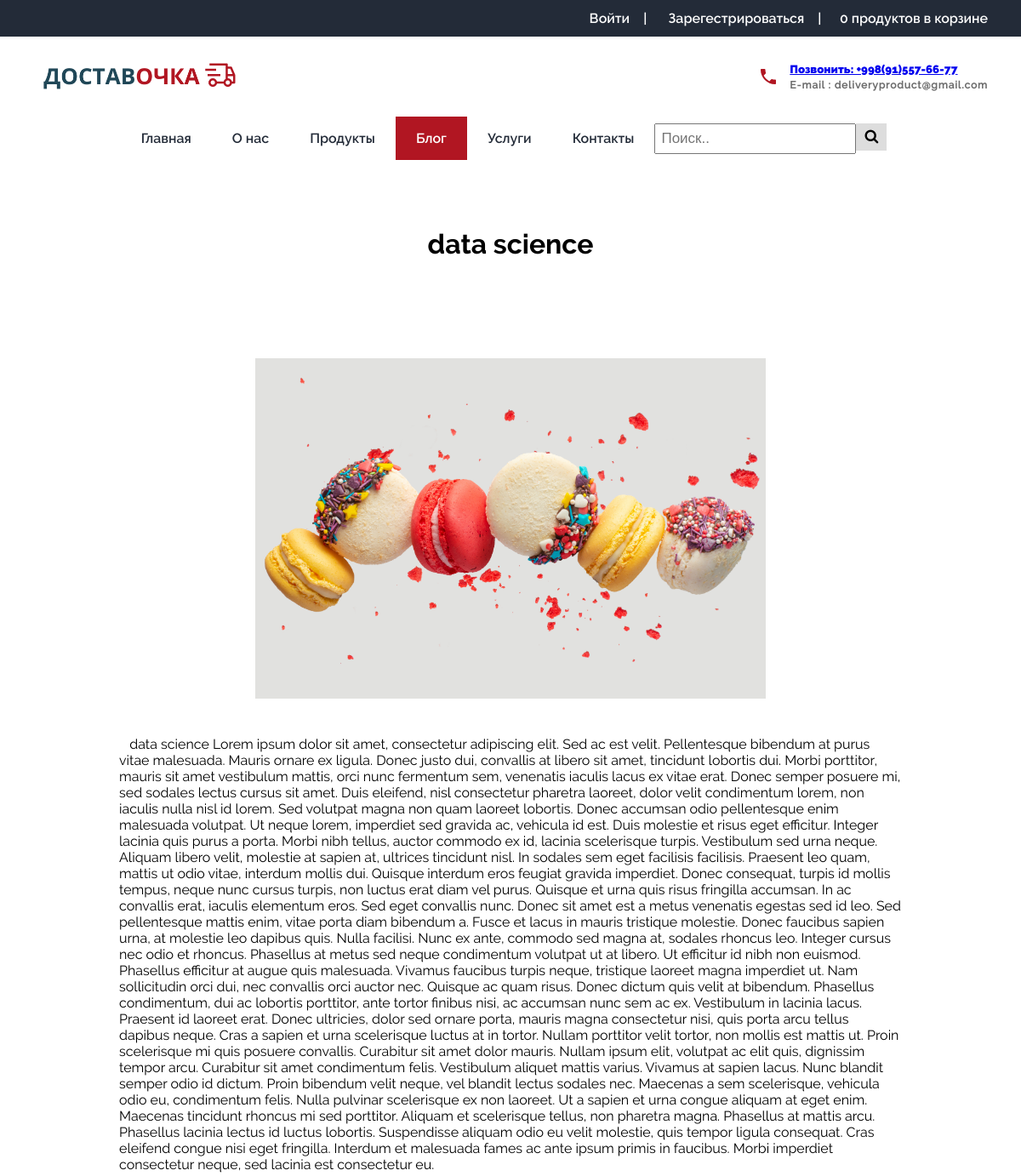
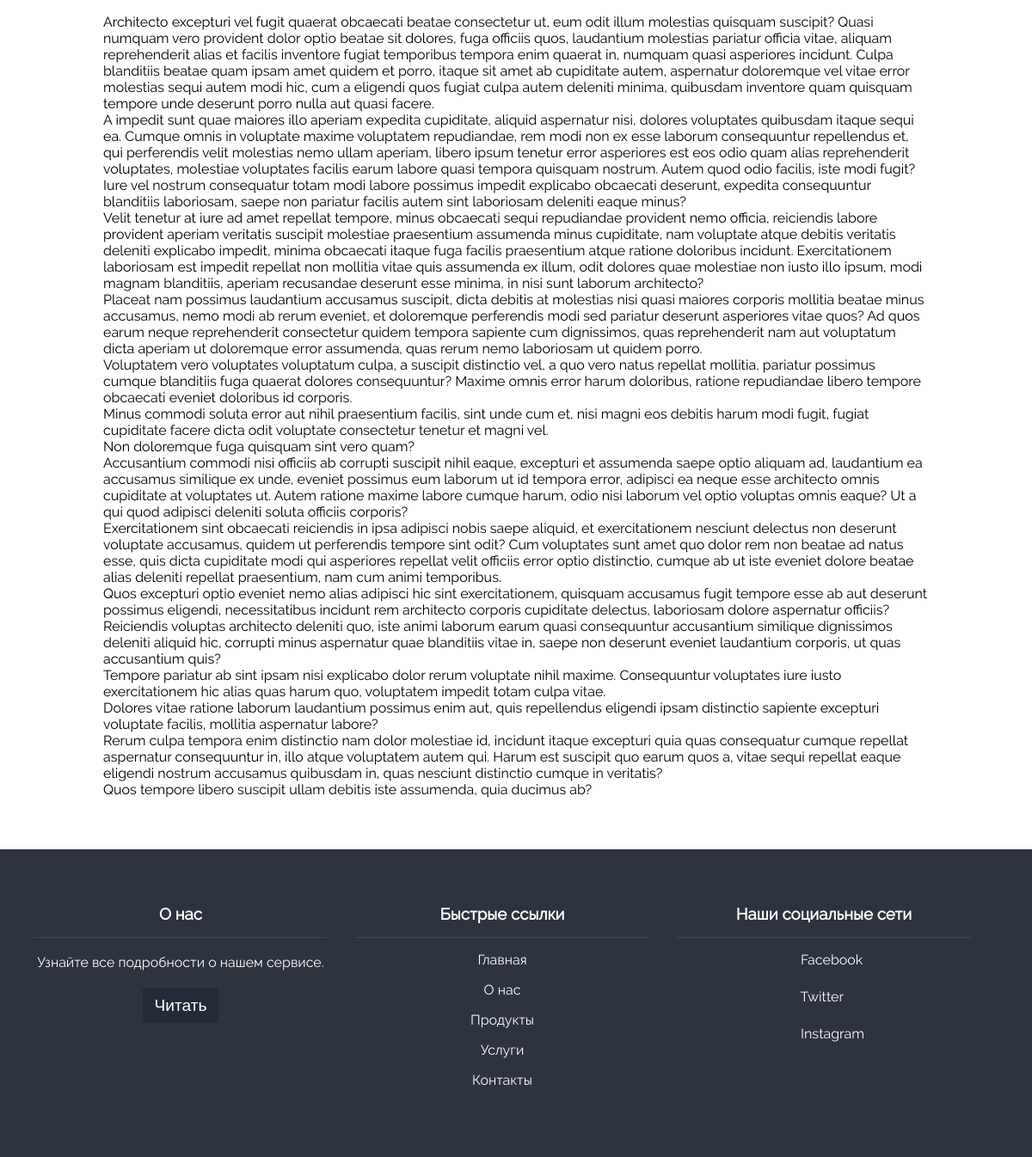
The app's page /blogs/1 with its own data (2 pictures, top to bottom).
### blogapp/models.py (models this page shows, shortened)
class blog(models.Model):
    title=models.CharField(max_length=200)
    content=models.TextField()
    image=models.ImageField(upload_to="images/blogs")
    created_date=models.DateTimeField(auto_now_add=True)
    author=models.CharField(max_length=30,null=True,blank=True)

### blogapp/views.py (the view)
# urls.py: path('<int:id>',views.single_blog,name='singleblog'),
def single_blog(request,id):
    sblog=blog.objects.get(id=id)
    return render(request,'blogt/single-blog.html',{'singleblog':sblog})

### templates/blogt/single-blog.html (shortened to what this page needs)
{%extends 'base.html'%}
{%block activeclass_blog%}
class="active"
{%endblock%}
{%block content%}
<div class="flex justify-center" style="margin: 5% 10%;flex-direction: column;" >
    <h1 class="section-heading" style="margin-top: 20px;">{{singleblog.title}}</h1>
    <center style="margin: 20px;" >
        <img  src={{singleblog.image.url}} alt="" style="width: 100%; height: auto;max-width: 600px;">
    </center>
        <p style="margin: 20px;">&nbsp;&nbsp;&nbsp;{{singleblog.content}} {%lorem 15 p random %}  </p>
    </div>
{%endblock%}

### static/css/style.css (style rules this page uses)
:root { --primary:#B11622; --secondary:#232B38; --ternary:#6C6C6C; --danger:#FE4545; --pure:#FEFEFE; --light:#F0F0F0; --heaven:#FFFFFF; --footer:#2D333F; }
* { padding:0; margin:0; box-sizing: border-box; }
body { -webkit-font-smoothing:antialiased; font-family: "Raleway-regular"; }
.flex { display:flex; }
.justify-center { justify-content:center; }
.section-heading { font-family:"Raleway-bold"; text-align:center; Position:relative; margin-bottom:6rem; }

### records on screen
blog: title "data science", image (picture), content "data science Lorem ipsum dolor sit amet, consectetur adipiscing elit. Sed ac est velit. Pellentesque bibendum at purus vitae malesuada. Mauris ornare ex ligula. Donec justo dui, convallis at libero sit amet, tincidunt lobortis dui. Morbi porttitor, mauris sit amet vestibulum mattis, orci nunc fermentum sem, venenatis iaculis lacus ex vitae erat. Donec semper posuere mi, sed sodales lectus cursus sit amet. Duis eleifend, nisl consectetur pharetra laoreet, dolor velit condimentum lorem, non iaculis nulla nisl id lorem. Sed volutpat magna non quam laoreet lobortis. Donec accumsan odio pellentesque enim malesuada volutpat. Ut neque lorem, imperdiet sed gravida ac, vehicula id est. Duis molestie…"
